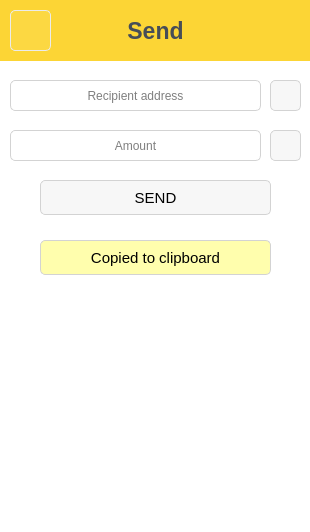
<?xml version="1.0" encoding="UTF-8"?>
<ui version="4.0">
 <class>PageSend</class>
 <widget class="QWidget" name="PageSend">
  <property name="geometry">
   <rect>
    <x>0</x>
    <y>0</y>
    <width>310</width>
    <height>532</height>
   </rect>
  </property>
  <property name="windowTitle">
   <string>Form</string>
  </property>
  <property name="styleSheet">
   <string notr="true">background: #FFFFFF;
color: rgb(0, 0, 0);</string>
  </property>
  <widget class="QFrame" name="headerFrame">
   <property name="geometry">
    <rect>
     <x>0</x>
     <y>0</y>
     <width>311</width>
     <height>61</height>
    </rect>
   </property>
   <property name="autoFillBackground">
    <bool>false</bool>
   </property>
   <property name="styleSheet">
    <string notr="true">background-color: #FCD535;</string>
   </property>
   <property name="frameShape">
    <enum>QFrame::NoFrame</enum>
   </property>
   <property name="frameShadow">
    <enum>QFrame::Plain</enum>
   </property>
   <widget class="QLabel" name="titleLabel">
    <property name="geometry">
     <rect>
      <x>60</x>
      <y>10</y>
      <width>191</width>
      <height>41</height>
     </rect>
    </property>
    <property name="sizePolicy">
     <sizepolicy hsizetype="MinimumExpanding" vsizetype="MinimumExpanding">
      <horstretch>0</horstretch>
      <verstretch>0</verstretch>
     </sizepolicy>
    </property>
    <property name="font">
     <font>
      <pointsize>17</pointsize>
      <bold>true</bold>
     </font>
    </property>
    <property name="styleSheet">
     <string notr="true">color: #474D57;</string>
    </property>
    <property name="text">
     <string>Send</string>
    </property>
    <property name="scaledContents">
     <bool>false</bool>
    </property>
    <property name="alignment">
     <set>Qt::AlignCenter</set>
    </property>
   </widget>
   <widget class="QPushButton" name="backPushButton">
    <property name="geometry">
     <rect>
      <x>10</x>
      <y>10</y>
      <width>41</width>
      <height>41</height>
     </rect>
    </property>
    <property name="focusPolicy">
     <enum>Qt::NoFocus</enum>
    </property>
    <property name="styleSheet">
     <string notr="true">QPushButton {
	border-style: solid;
	background-color: rgba(255, 255, 255, 16);
	border-radius: 5px;
	border-width: 1px;
	border-color: rgb(235,235,235);
}
QPushButton:hover {
    background-color: rgba(255, 255, 255, 64);
}

QPushButton:pressed {
    background-color: rgba(255, 255, 255, 128);
}</string>
    </property>
    <property name="text">
     <string/>
    </property>
    <property name="icon">
     <iconset resource="../../../../res.qrc">
      <normaloff>:/res/ic/res/ic/arowLeft.png</normaloff>:/res/ic/res/ic/arowLeft.png</iconset>
    </property>
    <property name="iconSize">
     <size>
      <width>16</width>
      <height>16</height>
     </size>
    </property>
    <property name="checkable">
     <bool>false</bool>
    </property>
   </widget>
  </widget>
  <widget class="QLineEdit" name="recipientAddressLineEdit">
   <property name="geometry">
    <rect>
     <x>10</x>
     <y>80</y>
     <width>251</width>
     <height>31</height>
    </rect>
   </property>
   <property name="styleSheet">
    <string notr="true">QLineEdit[text=&quot;&quot;]{ 
	color:gray;
 }
QLineEdit{ 
	color:black; 
	border-style: solid;
	border-radius: 5px;
	border-width: 1px;
	border-color: lightgrey;
    padding-left: 4px;
    padding-right: 4px;	
}
</string>
   </property>
   <property name="inputMethodHints">
    <set>Qt::ImhLatinOnly|Qt::ImhNoAutoUppercase|Qt::ImhNoPredictiveText|Qt::ImhPreferLatin</set>
   </property>
   <property name="maxLength">
    <number>256</number>
   </property>
   <property name="frame">
    <bool>false</bool>
   </property>
   <property name="alignment">
    <set>Qt::AlignCenter</set>
   </property>
   <property name="placeholderText">
    <string>Recipient address</string>
   </property>
   <property name="clearButtonEnabled">
    <bool>true</bool>
   </property>
  </widget>
  <widget class="QLineEdit" name="amountLineEdit">
   <property name="geometry">
    <rect>
     <x>10</x>
     <y>130</y>
     <width>251</width>
     <height>31</height>
    </rect>
   </property>
   <property name="styleSheet">
    <string notr="true">QLineEdit[text=&quot;&quot;]{ 
	color:gray;
 }
QLineEdit{ 
	color:black; 
	border-style: solid;
	border-radius: 5px;
	border-width: 1px;
	border-color: lightgrey;
    padding-left: 4px;
    padding-right: 4px;	
}
</string>
   </property>
   <property name="maxLength">
    <number>16</number>
   </property>
   <property name="frame">
    <bool>false</bool>
   </property>
   <property name="alignment">
    <set>Qt::AlignCenter</set>
   </property>
   <property name="placeholderText">
    <string>Amount</string>
   </property>
   <property name="clearButtonEnabled">
    <bool>true</bool>
   </property>
  </widget>
  <widget class="QPushButton" name="qrPushButton">
   <property name="geometry">
    <rect>
     <x>270</x>
     <y>80</y>
     <width>31</width>
     <height>31</height>
    </rect>
   </property>
   <property name="focusPolicy">
    <enum>Qt::NoFocus</enum>
   </property>
   <property name="styleSheet">
    <string notr="true">QPushButton {
	border-style: solid;
	background-color: rgba(0, 0, 0, 8);
	border-radius: 5px;
	border-width: 1px;
	border-color: lightgrey;
}
QPushButton:hover {
    background-color: rgba(0, 0, 0, 16);
}

QPushButton:pressed {
    background-color: rgba(0, 0, 0, 64);
}</string>
   </property>
   <property name="text">
    <string/>
   </property>
   <property name="icon">
    <iconset resource="../../../../res.qrc">
     <normaloff>:/res/ic/res/ic/qr.png</normaloff>:/res/ic/res/ic/qr.png</iconset>
   </property>
   <property name="iconSize">
    <size>
     <width>24</width>
     <height>24</height>
    </size>
   </property>
  </widget>
  <widget class="QPushButton" name="maximumPushButton">
   <property name="geometry">
    <rect>
     <x>270</x>
     <y>130</y>
     <width>31</width>
     <height>31</height>
    </rect>
   </property>
   <property name="focusPolicy">
    <enum>Qt::NoFocus</enum>
   </property>
   <property name="styleSheet">
    <string notr="true">QPushButton {
	border-style: solid;
	background-color: rgba(0, 0, 0, 8);
	border-radius: 5px;
	border-width: 1px;
	border-color: lightgrey;
}
QPushButton:hover {
    background-color: rgba(0, 0, 0, 16);
}

QPushButton:pressed {
    background-color: rgba(0, 0, 0, 64);
}</string>
   </property>
   <property name="text">
    <string/>
   </property>
   <property name="icon">
    <iconset resource="../../../../res.qrc">
     <normaloff>:/res/ic/res/ic/max.png</normaloff>:/res/ic/res/ic/max.png</iconset>
   </property>
   <property name="iconSize">
    <size>
     <width>24</width>
     <height>24</height>
    </size>
   </property>
  </widget>
  <widget class="QPushButton" name="sendPushButton">
   <property name="geometry">
    <rect>
     <x>40</x>
     <y>180</y>
     <width>231</width>
     <height>35</height>
    </rect>
   </property>
   <property name="font">
    <font>
     <pointsize>11</pointsize>
    </font>
   </property>
   <property name="focusPolicy">
    <enum>Qt::NoFocus</enum>
   </property>
   <property name="styleSheet">
    <string notr="true">QPushButton {
	border-style: solid;
	background-color: rgba(0, 0, 0, 8);
	border-radius: 5px;
	border-width: 1px;
	border-color: lightgrey;
}
QPushButton:hover {
    background-color: rgba(0, 0, 0, 16);
}

QPushButton:pressed {
    background-color: rgba(0, 0, 0, 64);
}</string>
   </property>
   <property name="text">
    <string>SEND</string>
   </property>
   <property name="iconSize">
    <size>
     <width>16</width>
     <height>16</height>
    </size>
   </property>
   <property name="checkable">
    <bool>false</bool>
   </property>
  </widget>
  <widget class="QLabel" name="sendingLabel">
   <property name="geometry">
    <rect>
     <x>40</x>
     <y>240</y>
     <width>231</width>
     <height>35</height>
    </rect>
   </property>
   <property name="font">
    <font>
     <pointsize>11</pointsize>
    </font>
   </property>
   <property name="autoFillBackground">
    <bool>false</bool>
   </property>
   <property name="styleSheet">
    <string notr="true">border-style: solid;
border-radius: 5px;
border-width: 1px;
border-color: lightgrey;
background-color: rgb(255, 254, 173);</string>
   </property>
   <property name="text">
    <string>Copied to clipboard</string>
   </property>
   <property name="alignment">
    <set>Qt::AlignCenter</set>
   </property>
   <property name="textInteractionFlags">
    <set>Qt::NoTextInteraction</set>
   </property>
  </widget>
 </widget>
 <resources>
  <include location="../../../../res.qrc"/>
 </resources>
 <connections/>
</ui>
